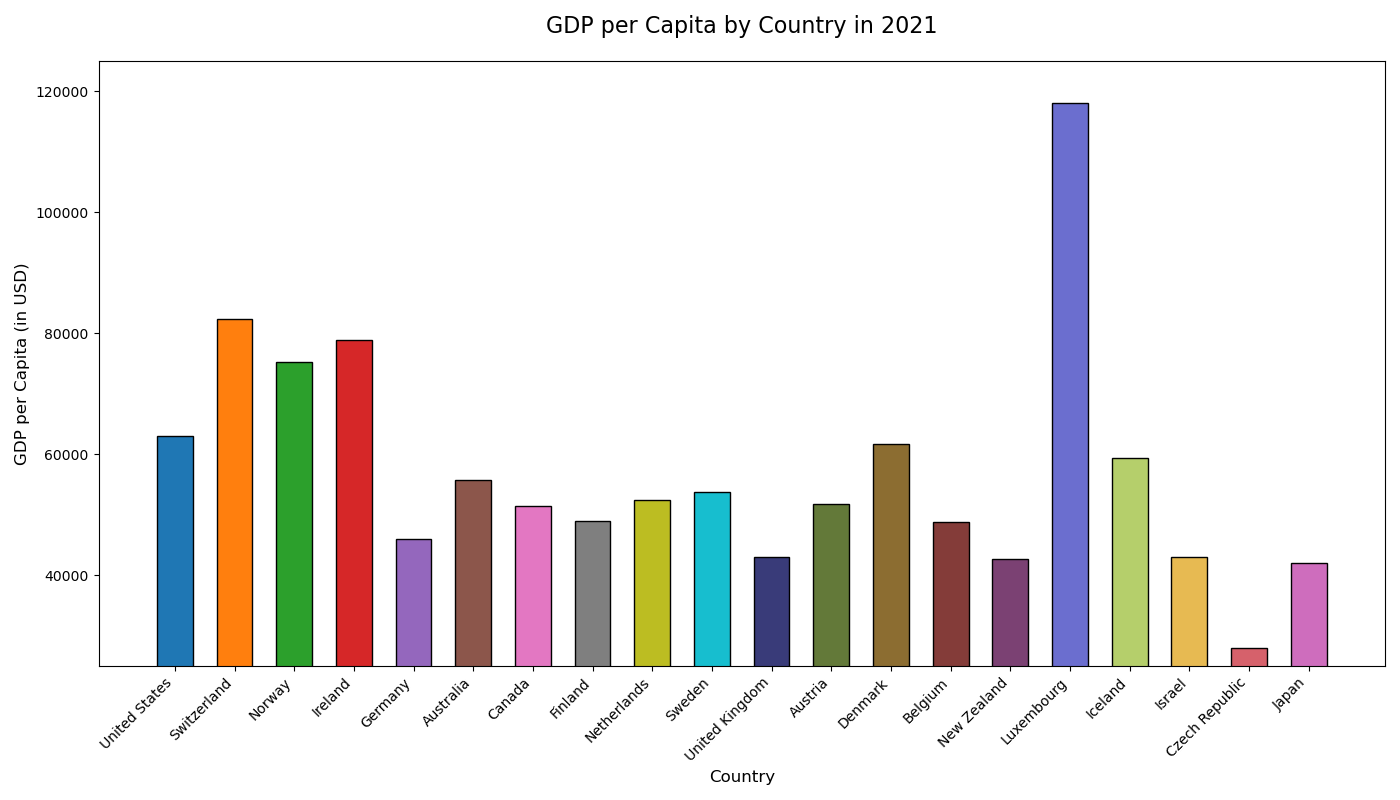

Write the Python code that produced this figure.

import matplotlib.pyplot as plt

countries = ['United States', 'Switzerland', 'Norway', 'Ireland', 'Germany', 'Australia',
             'Canada', 'Finland', 'Netherlands', 'Sweden', 'United Kingdom', 'Austria',
             'Denmark', 'Belgium', 'New Zealand', 'Luxembourg', 'Iceland', 'Israel',
             'Czech Republic', 'Japan']
gdp_per_capita = [63000, 82300, 75300, 78800, 46000, 55800, 51500, 48900, 52400, 53700,
                  43000, 51700, 61700, 48800, 42600, 118000, 59400, 43000, 28000, 42000]

colors = ['#1f77b4', '#ff7f0e', '#2ca02c', '#d62728', '#9467bd', 
          '#8c564b', '#e377c2', '#7f7f7f', '#bcbd22', '#17becf', 
          '#393b79', '#637939', '#8c6d31', '#843c39', '#7b4173', 
          '#6b6ecf', '#b5cf6b', '#e7ba52', '#d6616b', '#ce6dbd']

plt.figure(figsize=(14, 8))
plt.bar(countries, gdp_per_capita, color=colors, edgecolor='black', width=0.6)

plt.xlabel('Country', fontsize=12)
plt.ylabel('GDP per Capita (in USD)', fontsize=12)
plt.title('GDP per Capita by Country in 2021', fontsize=16, pad=20)
plt.ylim(25000, 125000)

plt.xticks(rotation=45, ha='right')
plt.tight_layout()
plt.show()
